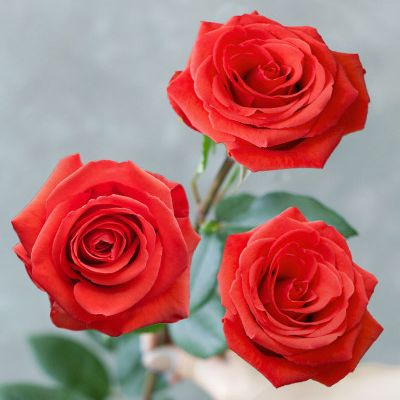
%> input picture 1. Image/rose.jpg, 400 x 400 px
$ octave mainWithRunLength.m   (GNU Octave 9; MATLAB toolbox functions it lacks are replaced by stand-ins)
%> lines starting %> are read from the running program, lines starting %| are printed output that depends on the picture
### 1. Image/run_length_coding.m
% L.B.I.P Thilakasiri - E/16/367

% Contents:- Run Length Coding

function [arr, len] = run_length_coding(init)

% Gets the Quantized Array as the Input and
% Returns the Run Length Encoded [400,400] Matrix
% [400,400] is the Image Size

    init = reshape(init,[1,160000]);
    outp = [];
    count = 1;

    % Counting the Occurences
    for i = 1:length(init)-1
        if(init(i) == init(i+1))
            count = count + 1;
        else
            outp = [outp,init(i),count,];
        count = 1;
        end
    end

    outp = [outp,init(length(init)),count];
    len = length(outp);
    arr = outp;
end

### 1. Image/mainWithRunLength.m
% L.B.I.P Thilakasiri - E/16/367

% Main file for Image - [Compression, Transmission & Reconstruction]
% Contents:
% 1. Reading the Image and GrayScale Conversion
% 2. Division of 8x8 Blocks
% 3. Discrete Cosine Transform
% 4. Quantization
% 5. Run Length Coding
% 6. Huffman Coding
% 7. Huffman Decoding
% 8. Run Length Decoding
% 9. Re-merging Blocks and Output


clear all;
close all;
clc;

% Reading the Image and COnverting to GrayScale
ori_img = imread('rose.jpg');
%> ori_img is the input picture: size 400x400x3 uint8; mean R, G, B 180.3, 113.5, 113.1
ori_gray_img = rgb2gray(ori_img); %converted into gray scaled image
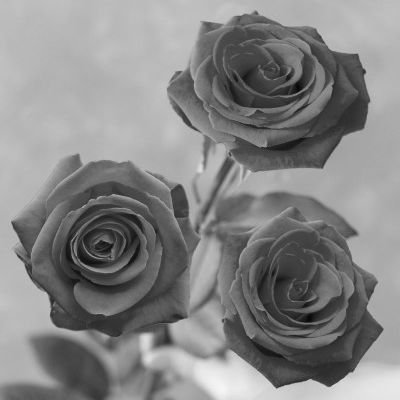
%> ori_gray_img: size 400x400 uint8; min 6, max 245, mean 133.5
ori_gray_img = im2double(ori_gray_img);
%> ori_gray_img: size 400x400 double
figure; imshow(ori_img); title('Original Image - E/16/367');
figure; imshow(ori_gray_img); title('Original Image in GrayScale - E/16/367');
figure; imhist(ori_gray_img); title('Image Color Histogram - E/16/367');
%> after `title('Image Color Histogram - E/16/367')`:
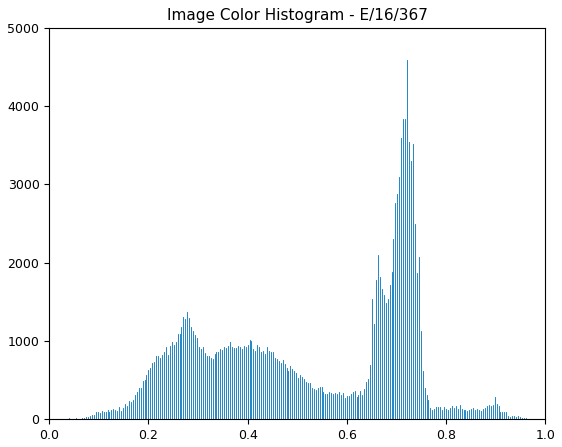
%> figure redrawn from the program's plot data; highest point at x = 0.722, y = 4592

% Dividing the Image to 8x8 blocks
blocked = blkproc(ori_gray_img,[8 8],'dct2'); % dct2 => 2D DCT
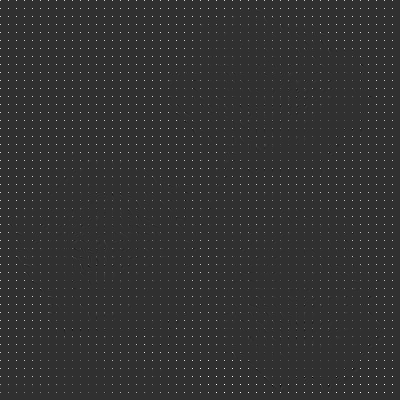
%> blocked: size 400x400 double; min -1.81, max 7.61, mean 0.0656; drawn with min black and max white
figure; imshow(blocked); title('DCT Image - E/16/367');
%> after `imshow(blocked)`:
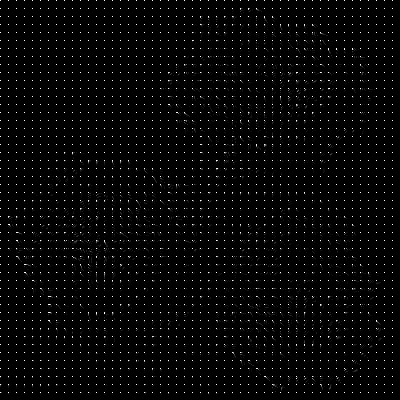
%> displayed picture: size 400x400, on the screen's scale of 0 to 255; min 0, max 255, mean 5.8

size(blocked)
%> ans = [400 400]

% Quantization
% Requesting Level of Quantization
method = (input('Requested Quantization Method => Level Quantization (1), JPEG Matrix (2) ? '));
%> the answer given: 1

if method == 1
    Q = (input('Requested Quantization Level ? '));
%> the answer given: 3
    % The Resultant Valules from DCT are in 0.00x Range
    % Therefore, the Vector is Scaled by 1000 and Rounded Up
    blocked = blocked.*(1000);

    quantized = blocked./(255/Q);
    quantized = round(quantized);
    quantized = (quantized.*(255/Q));
    figure; imshow(uint8(quantized)); title('Quantized Image - E/16/367');
%> after `imshow(uint8(quantized))`:
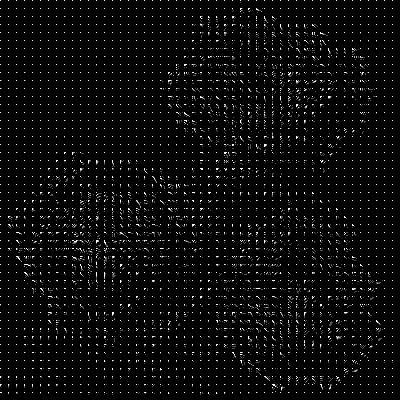
%> displayed picture: size 400x400, on the screen's scale of 0 to 255; min 0, max 255, mean 9.4

elseif method == 2
    level = (input('Requested Quantization Matrix => Q10 (1), Q50 (2), Q90 (3) ? '));
    % The Resultant Valules from DCT are in 0.00x Range
    % Therefore, the Vector is Scaled by 1000 and Rounded Up
    blocked = blocked.*(1000);
    if level == 1                       % Q10
        Q = [80 60 50 80 120 200 255 255;
            55 60 70 95 130 255 255 255;
            70 65 80 120 200 255 255 255;
            70 85 110 145 255 255 255 255;
            90 110 185 255 255 255 255 255;
            120 175 255  255 255 255 255 255;
            245 255 255 255 255 255 255 255;
            255 255 255 255 255 255 255 255];

        Q_div = repmat(Q,50)
        quantized = blocked./Q_div;
        quantized = ceil(quantized);

    elseif level == 2                   % Q50
        Q = [16 11 10 16 24 40 51 61;
       12 12 14 19 26 58 60 55;
       14 13 16 24 40 57 69 56;
       14 17 22 29 51 87 80 62;
       18 22 37 56 68 109 103 77;
       24 35 55 64 81 104 113 92;
       49 64 78 87 103 121 120 101;
       72 92 95 98 112 100 103 99];

        Q_div = repmat(Q,50)
        quantized = blocked./Q_div;
        quantized = ceil(quantized);

    elseif level == 3                   % Q90
        Q = [3 2 2 3 5 8 10 12;
    2 2 3 4 5 12 12 11;
    3 3 3 5 8 11 14 11;
    3 3 4 6 10 17 16 12;
    4 4 7 11 14 22 21 15;
    5 7 11 13 16 12 23 18;
    10 13 16 17 21 24 24 21;
    14 18 19 20 22 20 20 20];

        Q_div = repmat(Q,50)
        quantized = blocked./Q_div;
        quantized = ceil(quantized);

    else
        disp('Invalid Input!')
    end

    figure; imshow(quantized); title('Quantized Image - E/16/367');

else
     disp('Invalid Input!')
end


Q

% Run Length Encoding
[arr, len] = run_length_coding(quantized(:));
%> the loop in run_length_coding, `for i = 1:length(init)-1` made 159999 passes
%> outp on passes 1, 8, 9, 16, 17, 24, 25, 32: [5950 1], [5950 1 0 7], [5950 1 0 7 5950 1], [5950 1 0 7 5950 1 0 7], [5950 1 0 7 5950 1 0 7 5865 1], [5950 1 0 7 5950 1 0 7 5865 1 0 7], [5950 1 0 7 5950 1 0 7 5865 1 0 7 5865 1], [5950 1 0 7 5950 1 0 7 5865 1 0 7 5865 1 0 7]
%> after the loop in run_length_coding, `for i = 1:length(init)-1`: count = 2431
%> len = 46220

% Finding Probabilities
[g, ~, intensity_val] = grp2idx(arr(:));
%> intensity_val = 362 values, max 7650 at index 297, min -1785 at index 335, mean 1015.7
freq = accumarray(g, 1);
%> freq = 362 values, max 14711 at index 2, min 1 at index 20, mean 127.7
symbol_list = intensity_val';
%> symbol_list has the same summary as intensity_val
[intensity_val freq];
prob = freq./(len);
%> prob = 362 values, max 0.318 at index 2, min 2.16e-05 at index 20, mean 0.00276
len = length(prob);
%> len = 362
t = table(intensity_val, freq, prob) % table(element, count, prob);
%> t = 362 items; first 5, intensity_val, freq and prob: 5950 73 0.00158, 1 14711 0.318, 0 8520 0.184, 7 1725 0.0373, 5865 145 0.00314

% Huffman Coding
%> (the run ends here)
